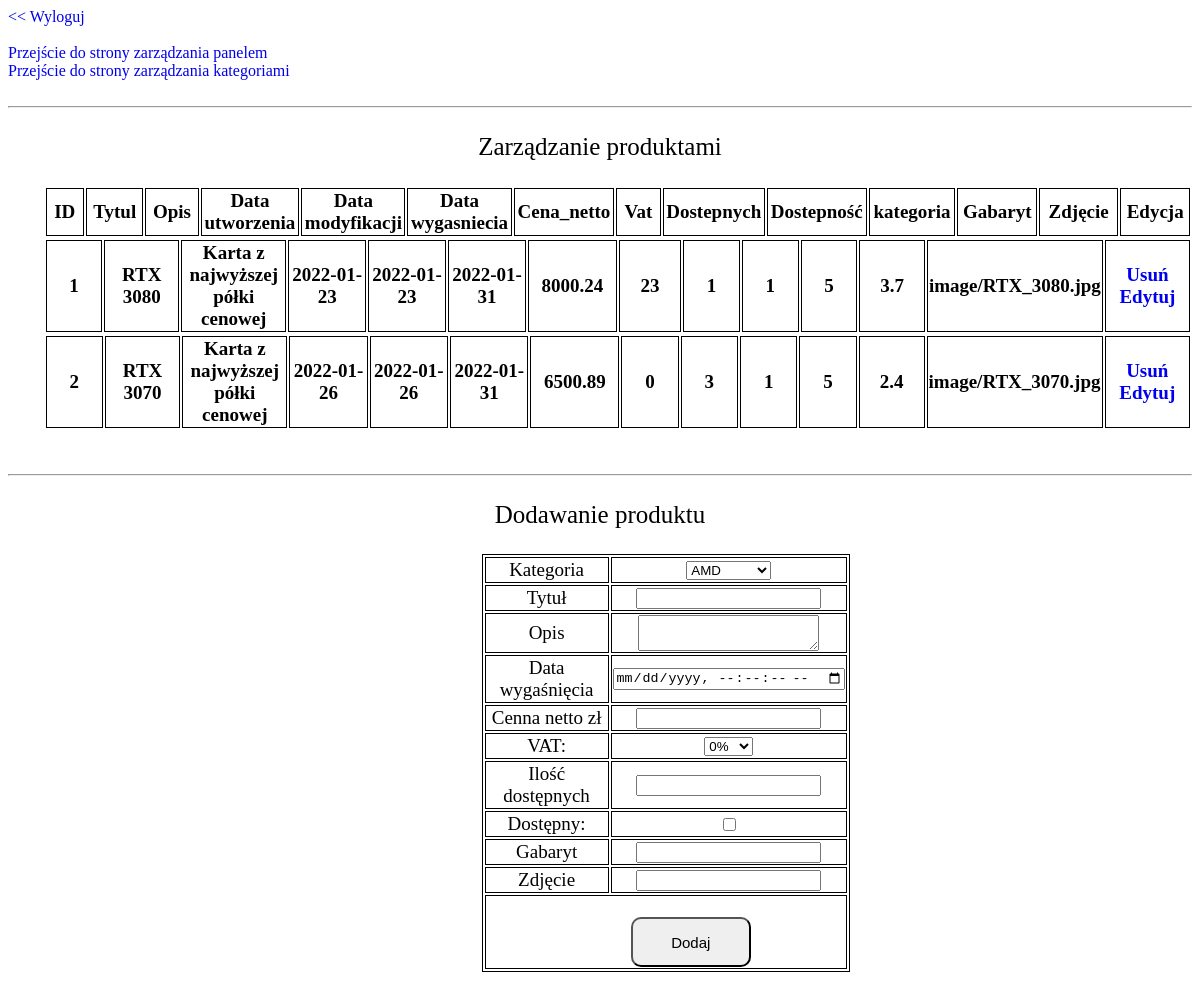
The page /admin/produkty.php (signed in) on the database its author committed.
### tables this page shows
CREATE TABLE `produkty` (
  `id` int(11) NOT NULL,
  `tytul` varchar(255) NOT NULL,
  `opis` varchar(255) NOT NULL,
  `data_utworzenia` date NOT NULL,
  `data_modyfikacji` date NOT NULL,
  `data_wygasniecia` date NOT NULL,
  `cena_netto` float NOT NULL,
  `podatek_vat` int(11) NOT NULL,
  `ilosc_dostepnych` int(11) NOT NULL,
  `status_dostepnosc` tinyint(1) NOT NULL,
  `kategoria` int(11) NOT NULL,
  `gabaryt_produktu` float NOT NULL,
  `zdjecie` varchar(255) NOT NULL
);

### admin/produkty.php (the view, shortened to what this page needs)
<?php
if ((isset($_SESSION['zalogowany'])) && ($_SESSION['zalogowany']==true))
	{
		echo '<a href="wylogowanie.php">&lt;&lt; Wyloguj</a><br/><br/>';
		echo '<a style="text-align:center;" href="../admin/admin.php">Przejście do strony zarządzania panelem</a></br>';
		echo '<a style="text-align:center;" href="../admin/categories.php">Przejście do strony zarządzania kategoriami</a>';
		echo '<hr></hr>';
		echo '<p class="tekst" style="text-align:center;">Zarządzanie produktami</p>';
		echo listaProduktow();
		echo '<br/><br/>';
		echo '<hr></hr>';
		echo Dodajprodukt();
	}
function listaProduktow()
{
	include '../cfg.php';
	$wyn = mysqli_query($con, "SELECT * FROM `produkty`");
	echo '
		<table class="tabelalistastron">
		<tr>
			<th>ID</th>
			<th>Tytul</th>
			<th>Opis</th>
			<th>Data utworzenia</th>
			<th>Data modyfikacji</th>
			<th>Data wygasniecia</th>
			<th>Cena_netto</th>
			<th>Vat</th>
			<th>Dostepnych</th>
			<th>Dostepność</th>
			<th>kategoria</th>
			<th>Gabaryt</th>
			<th style="width:172px;">Zdjęcie</th>
			<th style="width:120px;">Edycja</th>
		</tr>';
		while($r = mysqli_fetch_array($wyn))
		{
			echo "
			<table class='tabelalistastron'>
			<tr>
			<th style='width:120px;'>".$r["id"]."</th>
			<th style='width:120px;'>".$r["tytul"]."</th>
			<th style='width:120px;'>".$r["opis"]."</th>
			<th style='width:120px;'>".$r["data_utworzenia"]."</th>
			<th style='width:120px;'>".$r["data_modyfikacji"]."</th>
			<th style='width:120px;'>".$r["data_wygasniecia"]."</th>
			<th style='width:120px;'>".$r["cena_netto"]."</th>
			<th style='width:120px;'>".$r["podatek_vat"]."</th>
			<th style='width:120px;'>".$r["ilosc_dostepnych"]."</th>
			<th style='width:120px;'>".$r["status_dostepnosc"]."</th>
			<th style='width:120px;'>".$r["kategoria"]."</th>
			<th style='width:120px;'>".$r["gabaryt_produktu"]."</th>
			<th style='width:120px;'>".$r["zdjecie"]."</th>
			<th style='width:120px;'>
			<a href='produkty.php?id={$r['id']}&amp;tmp=del'>Usuń</a>
			<br/>
			<a href='produkty.php?id={$r['id']}&amp;tmp=edit'>Edytuj</a></th>
			</tr>
			</table>";
		}
}
function Dodajprodukt()
{
	include '../cfg.php';
	$wyn = mysqli_query($con, "SELECT id, nazwa, matka FROM `kategorie` WHERE matka=0");
	$kt = "";
	while($r = mysqli_fetch_array($wyn))
	{
		$kt .= '<optgroup label="'.$r['nazwa'].'">';
		$wyn2 = mysqli_query($con, "SELECT * FROM `kategorie` WHERE matka=".$r['id']."");
		while($r2 = mysqli_fetch_array($wyn2, MYSQLI_ASSOC))
		{
			$kt .= '<option value="'.$r2['id'].'">'.$r2['nazwa'].'</option>';
		}
		$kt .= '</optgroup>';
	}
	$today = date('Y-m-d\TH:i');
	echo '<p class="tekst">Dodawanie produktu</p>';
	echo '
	<form action="produkty.php" method="POST">
	<table class="tabelalistastron2">
		<input type="hidden" name="tmp" value="new">
		<tr class="separate">
			<td>Kategoria</td>
			<td><select name="kategoria" required>'.$kt.'</select></td>
		</tr>
		<tr class="separate">
			<td>Tytuł</td>
			<td><input name="tytul" required></td>
		</tr>
		<tr class="separate">
			<td>Opis</td>
			<td><textarea name="opis" required></textarea></td>
		</tr>
		<tr>
			<td> Data wygaśnięcia </td>
			<td> <input type="datetime-local" step="1" min="'.$today.'" name="data_wygasniecia" required></td>
		</tr>
		<tr>
			<td> Cenna netto zł </td>
			<td> <input type="number" step="0.01" name="cena_netto" required></td>
		</tr>
		<tr>
			<td> VAT: </td>
			<td><select name="podatek_vat" required>
				<option value="0%">0%</option>
				<option value="8%">8%</option>
				<option value="23%">23%</option></select>
			</td>
		</tr>
		<tr>
			<td> Ilość dostępnych </td>
			<td> <input type="number" min="0" name="ilosc_dostepnych" required></td>
		</tr>
		<tr>
			<td> Dostępny: </td>
			<td> <input type="checkbox" name="status_dostepnosc"></td>
		</tr>
		<tr>
			<td> Gabaryt </td>
			<td> <input type="number" step="0.1" name="gabaryt_produktu" required></td>
		</tr>
		<tr>
			<td> Zdjęcie </td>
			<td> <input type="text" name="zdjecie"></td>
		</tr>
		<tr class="separate">
			<td colspan="2"><input class="przyciski" type="submit" name="Submit" value="Dodaj"></td>
		</tr>
	</table>
	</form>';
}
?>

### admin/produkty.php (style rules this page uses)
table > tr, td, th { font-size: 19px; width: 120px; overflow:hidden; border: solid 1px black; text-align:center; }
.tabelalistastron { margin-left:3%; width:auto; }
.tekst { text-align: center; font-size:25px; }
.tabelalistastron2 { border: 1px solid black; margin-left:40%; }
a { text-decoration: none; }
.przyciski { border-top-left-radius: 10px; border-top-right-radius: 10px; border-bottom-left-radius: 10px; border-bottom-right-radius: 10px; font-size: 15px; height: 50px; width: 120px; margin-top: 20px; margin-left: 50px; }
.separate { margin-top: 20px; }

### rows shown on the page
produkty: id "1", tytul "RTX 3080", opis "Karta z najwyższej półki cenowej", data_utworzenia "2022-01-23", data_modyfikacji "2022-01-23", data_wygasniecia "2022-01-31", cena_netto "8000.24", podatek_vat "23", ilosc_dostepnych "1", status_dostepnosc "1", kategoria "5", gabaryt_produktu "3.7", zdjecie "image/RTX_3080.jpg"
produkty: id "2", tytul "RTX 3070", opis "Karta z najwyższej półki cenowej", data_utworzenia "2022-01-26", data_modyfikacji "2022-01-26", data_wygasniecia "2022-01-31", cena_netto "6500.89", podatek_vat "0", ilosc_dostepnych "3", status_dostepnosc "1", kategoria "5", gabaryt_produktu "2.4", zdjecie "image/RTX_3070.jpg"

### other values the page prints
form field kategoria "AMD"
